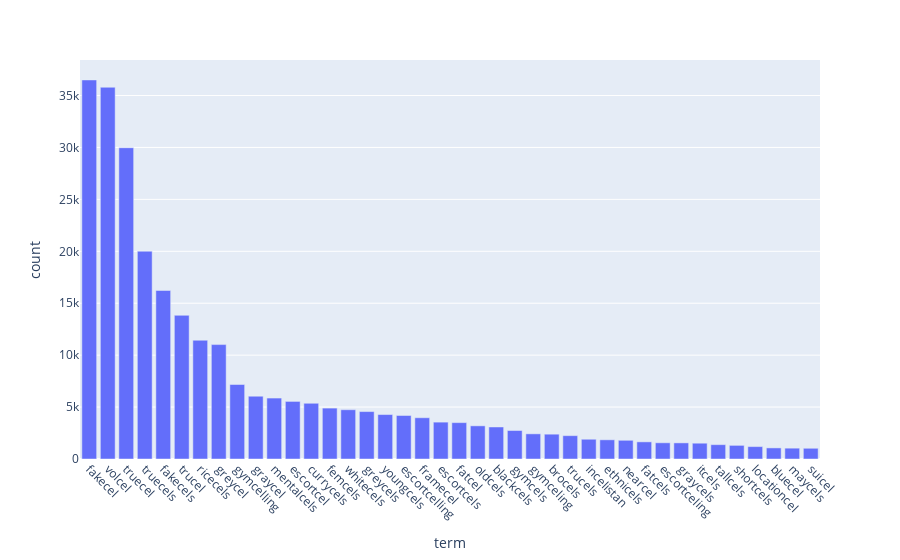

Notebook code for this chart:
### Code cell
from collections import Counter
import pandas as pd

# usernames = ['animecel2d', '@animecel2d', '@aaaaaaaaaaacel', 'tehgymcel420', '@tehgymcel420', '@diocel', 'legendarywristcel', 'aaaaaaaaaaacel', 'itsover4cel',
#              '@ritalincel', 'gymletethnicel', 'incelinside', 'sillytruecel', '@cowcel', 'cowcel', 'gyros_pretcel', 'ethnicelnl', '@zettacel',
#             'zettacel', 'thebasedcel', '@thoughtfulcel', 'thoughtfulcel', 'thereaclchincel', 'turbocuckcel_7000', 'supersaiyangymcel', 'alt="cowcel"]https://incels.co',
#             '@sergeantincel', '@gymletethnicel', 'ppecel', '@ppecel', 'finncel', '@finncel', 'speedtypingincel', 'itsogrecel', 'dogcel256',
#             'idlevillagercel', 'framecel222', 'crestfallencel', 'templarcel421', '@eskimocel', 'eskimocel', 'cameroncel', '@incellectual', 
#              'braincelsrefugee', 'proudincelistani', 'gigacel123', 'blackopsiicel']
exclude = usernames + [f'@{name}' for name in usernames] + [
    'incels', 'incel', 'incels.is', 'incels.co', 'incels.me', 'inceldom', 'celibate', 'celebrate', 'celebrity', 'celebrities', 'inceltears', 'cells', 'excel', 'excels',
    'excellent', 'nicely', 'cel', 'cels', 'cell', 'alt="cowcel"]https://incels.co', 'celibate', 'celibates', 'eskimocel', '@eskimocel',
    'celebrating', 'aedracel', '@aedracel', 'deformaspergercel', '@deformaspergercel', 'celibacy', 'johnwickcel', '@johnwickcel', 'incelkingkong',
    '@incelkingkong', 'itsogrecel', '@itsogrecel', 'incelman', '@incelman', 'celtictruecel', 'celebrated', 'cancelled', 'hungarocel', '@hungarocel',
    'chesscel', '@chesscel', 'inceltear', 'higgscel', '@higgscel', 'genecel', '@genecel', 'powerlevelcel', '@powerlevelcel', '50iqcel', '@50iqcel',
    'hikicel', '@hikicel', 'manicel', '@manicel', 'braincels', 'boardwalkcel', '@boardwalkcel',
]
cel_variants = Counter({wd: model.wv.get_vecattr(wd, 'count') for wd in model.wv.key_to_index.keys() if 'cel' in wd and not wd in exclude})
cel_variants = pd.DataFrame(cel_variants.most_common(40), columns=['term', 'count'])
cel_variants

import plotly.express as px

fig = px.bar(cel_variants, x='term', y='count')
fig.update_xaxes(tickangle=45)

### Figure 1 — Plotly figure (JSON) as saved in the notebook; plotly's stock layout.template omitted (floating-point values rounded to 4 significant figures)
{"data": [{"alignmentgroup": "True", "hovertemplate": "term=%{x}<br>count=%{y}<extra></extra>", "legendgroup": "", "marker": {"color": "#636efa", "pattern": {"shape": ""}}, "name": "", "offsetgroup": "", "orientation": "v", "showlegend": false, "textposition": "auto", "type": "bar", "x": ["fakecel", "volcel", "truecel", "truecels", "fakecels", "trucel", "ricecels", "greycel", "gymcelling", "graycel", "mentalcels", "escortcel", "currycels", "femcels", "whitecels", "greycels", "youngcels", "escortcelling", "framecel", "escortcels", "fatcel", "oldcels", "blackcels", "gymcels", "gymceling", "brocels", "trucels", "incelistan", "ethnicels", "nearcel", "fatcels", "escortceling", "graycels", "itcels", "tallcels", "shortcels", "locationcel", "bluecel", "maycels", "suicel"], "xaxis": "x", "y": [36499, 35796, 29972, 20009, 16226, 13835, 11437, 11018, 7173, 6044, 5868, 5545, 5366, 4901, 4745, 4567, 4280, 4190, 3973, 3550, 3502, 3193, 3083, 2742, 2423, 2390, 2246, 1903, 1848, 1802, 1650, 1561, 1551, 1521, 1381, 1312, 1194, 1068, 1043, 1032], "yaxis": "y"}], "layout": {"autosize": true, "barmode": "relative", "legend": {"tracegroupgap": 0}, "margin": {"t": 60}, "xaxis": {"anchor": "y", "autorange": true, "domain": [0, 1], "range": [-0.5, 39.5], "tickangle": 45, "title": {"text": "term"}, "type": "category"}, "yaxis": {"anchor": "x", "autorange": true, "domain": [0, 1], "range": [0, 38420], "title": {"text": "count"}, "type": "linear"}}}
